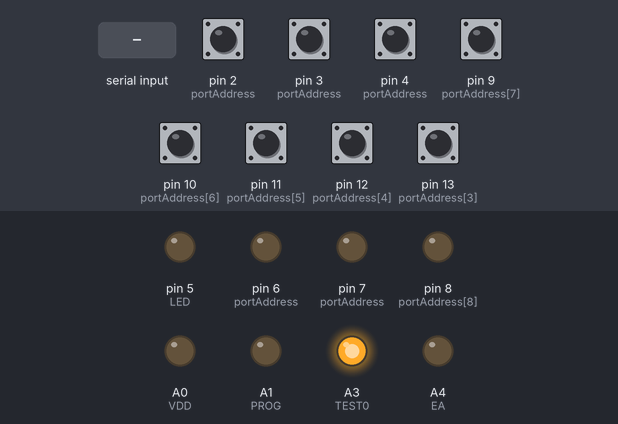
A sketch run on a simulated Arduino Nano, built with avr-gcc and run on an emulated ATmega328P. Shown: output pins drawn as LEDs (lit = HIGH). The test bench sets the inputs (shaded band); at power-on: pin 2 (portAddress), pin 3 (portAddress), pin 4 (portAddress), pin 9 (portAddress[7]), pin 10 (portAddress[6]), pin 11 (portAddress[5]), pin 12 (portAddress[4]), pin 13 (portAddress[3]) HIGH. Pins used as bus, display or sensor lines are not drawn; what the sketch prints to the serial monitor is not drawn.

Above: at 1.2 s.
1.3 s: "burn\n" received over Serial
2.8 s: "read\n" received over Serial
4.3 s: byte 10 (10) received over Serial
5.8 s: "start\n" received over Serial
Timing chart, 0 to 8.3 s (numbered marks = the images above; inputs shaded):
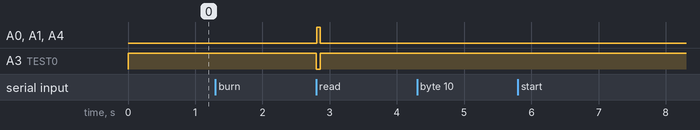

Measured:
- after the input at 1.3 s, every drawn part: stays the same
- after the input at 2.8 s, A0 (VDD), A1 (PROG): LOW → HIGH at once, → LOW 0.05 s later; A3 (TEST0): HIGH → LOW at once, → HIGH 0.06 s later; A4 (EA): LOW → HIGH at once, → LOW 0.06 s later
- after the input at 4.3 s, every drawn part: stays the same
- after the input at 5.8 s, every drawn part: stays the same

The sketch:

_48Programmer.ino
```cpp
#define VDD A0  //PC0
#define PROG A1 //PC1
#define TEST0 A3  //PC3
#define RESET A2  //PC2
#define EA A4 //PC4
#define LED PD5

#define BURN_TIME 50 // 50-60 ms

#define ADDRESS_SIZE 11

uint8_t portAddress[ADDRESS_SIZE] = {PD2, PD3, PD4, 13, 12, 11, 10, 9, 8, PD7, PD6}; //atmega8
//uint8_t portAddress[ADDRESS_SIZE] = {PD2, PD3, PD4, PD5, PD6, PD7, 8, 9, 10, 11, 12}; //nano

uint8_t receiveCommandPos = 0;
char receiveCommand[6];

#define ACK 0x06
#define NAK 0x15
uint8_t programMode = 0;
uint16_t firmwareSize = 0;
uint16_t burnAddress = 0;

void setFirstStage(){
  digitalWrite(VDD, LOW); // Set VDD to +5V
  digitalWrite(PROG, LOW); // Set PROG to +5V
  digitalWrite(TEST0, HIGH); // Set TEST0 to +5V
  digitalWrite(RESET, LOW); // Set RESET to 0V
  digitalWrite(EA, LOW); // Set EA to +5V
}

void setup() {
  // Setup the Control-Pins
  Serial.begin(9600);
  pinMode(LED, OUTPUT);
  digitalWrite(LED, LOW);
  pinMode(VDD, OUTPUT);
  pinMode(PROG, OUTPUT);
  pinMode(TEST0, OUTPUT);
  pinMode(RESET, OUTPUT);
  pinMode(EA, OUTPUT);
  setFirstStage();
  // Set the control-Pins according to MCS-48 recommendation
  digitalWrite(LED, HIGH);
  digitalWrite(LED, LOW);
}

void loop() {
  checkReceive();
}

void startFirmware() {
  digitalWrite(TEST0, LOW);
  digitalWrite(EA, HIGH); // apply +18V to EA to activate Programming-Mode
  programMode = 1;
  burnAddress = 0;
}

void endFirmware() {
  programMode = 0;
  setFirstStage();
}

uint8_t burnByte(uint8_t sendByte) {
  int currentAddress = burnAddress;
  for(int j = 0; j < ADDRESS_SIZE; j++){
    pinMode(portAddress[j], OUTPUT);
    digitalWrite(portAddress[j], currentAddress & 0x01);
    currentAddress = currentAddress>>1;
  }

  delay(1);
  digitalWrite(RESET, HIGH);
  delay(1);

  uint8_t currentData = sendByte;
  for(int j = 0; j < 8; j++){
    digitalWrite(portAddress[j], currentData & 0x01);
    currentData = currentData >> 1;
  }

  delay(1);
  digitalWrite(VDD, HIGH);
  delay(1);
  digitalWrite(PROG, HIGH);
  delay(BURN_TIME);
  digitalWrite(PROG, LOW);
  digitalWrite(VDD, LOW);
  delay(1);

  for(int j = 7; j >= 0; j--){
     pinMode(portAddress[j], INPUT_PULLUP);
  }
  digitalWrite(TEST0, HIGH);
  delay(1);

  uint8_t verifyData = 0;
  for(int j = 7; j >= 0; j--){
    verifyData = verifyData << 1;
    verifyData |= digitalRead(portAddress[j]);
  }

  digitalWrite(TEST0, LOW);
  digitalWrite(RESET, LOW);

  if (verifyData == sendByte){
    return 1;
  }
  return 0;
}

void readchip(uint16_t count) {
  digitalWrite(TEST0, LOW);
  digitalWrite(EA, HIGH); // apply +18V to EA to activate Programming-Mode
  for(int i = 0; i < count; i++){
    Serial.print(i, HEX);
    Serial.print(": ");

    int currentAddress = i;
    for(int j = 0; j < ADDRESS_SIZE; j++){
      pinMode(portAddress[j], OUTPUT);
      digitalWrite(portAddress[j], currentAddress & 0x01);
      currentAddress >>= 1;
    }

    delay(1);                         // Wait 1ms to have stable lines
    digitalWrite(RESET, HIGH);        // Latch the Address into the MCS-48 µC

    for(int j = 7; j >= 0; j--){
      pinMode(portAddress[j], INPUT_PULLUP);
    }

    digitalWrite(TEST0, HIGH);
    delay(9);

    uint8_t readData = 0;
    for(int j = 7; j >= 0; j--){
      readData <<= 1;
      readData |= digitalRead(portAddress[j]);
    }

    Serial.println(readData, HEX);
    digitalWrite(TEST0, LOW);
    digitalWrite(RESET, LOW);
  }
  setFirstStage();
}

void checkReceive() {
  if (Serial.available()) {
    uint8_t receivedByte = Serial.read();
    if(programMode>=1 && programMode<=3){
      if(programMode == 3){
         firmwareSize = receivedByte;
         programMode--;
      } else
      if(programMode == 2){
         firmwareSize |= receivedByte << 8;
         startFirmware();
         Serial.write(ACK);
      } else
      if(programMode == 1){
        if(burnByte(receivedByte)==1){
          Serial.write(ACK);
          burnAddress++;
          if(burnAddress>=firmwareSize){
            endFirmware();
            Serial.print("OK");
          }
        } else{
          endFirmware();
          Serial.write(NAK);
        }
      }
    } else
    if(programMode>=4 && programMode<=5){
      if(programMode == 5){
         firmwareSize = receivedByte;
         programMode--;
      } else
      if(programMode == 4){
         Serial.write(ACK);
         firmwareSize |= receivedByte << 8;
         readchip(firmwareSize);
         endFirmware();
         Serial.println("OK");
      }
    } else {
      if (receivedByte == 10) {
        //Serial.println(receiveCommand);
        if(strncmp(receiveCommand,"burn",4)==0){
          Serial.println("OK");
          programMode=3;
        } else
        if(strncmp(receiveCommand,"read",4)==0){
          Serial.println("OK");
          programMode=5;
        } else
        if(strncmp(receiveCommand,"start",5)==0){
          Serial.println("MCS-48 Programmer READY");
        } else {
          Serial.println("UNKNOWN");
        }
        receiveCommandPos = 0;
      } else {
        if(receiveCommandPos<5){
          receiveCommand[receiveCommandPos++] = (char)receivedByte;
        }
      }
    }
  }
}
```
